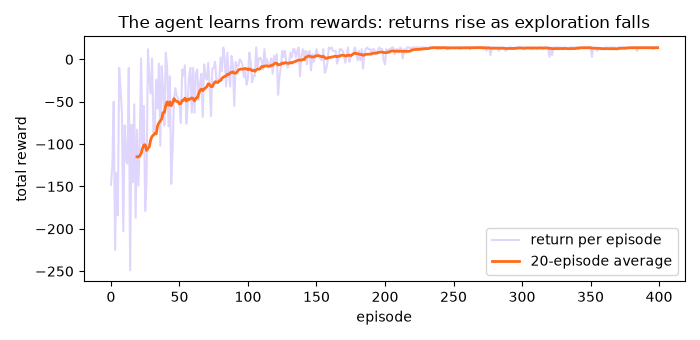

This chart was generated by the following Python code:
"""
Session 14 · Example 3: reinforcement learning - Q-learning in a grid world
---------------------------------------------------------------------------
An agent (a delivery robot) starts at S and must reach the goal G on a 4 x 5
campus map. Walls (#) block movement; a puddle (~) costs -10; every step
costs -1; reaching G gives +20. Nobody tells the robot the route: it learns
from rewards by trial and error, updating a Q-table:
    Q[s, a] <- Q[s, a] + alpha * (reward + gamma * max Q[s', :] - Q[s, a])
Run:  python session-14_reinforcement_learning.py
"""
import matplotlib
matplotlib.use("Agg")
import matplotlib.pyplot as plt
import numpy as np

GRID = ["S..#.",
        ".#.~.",
        ".#...",
        "...#G"]
ROWS, COLS = len(GRID), len(GRID[0])
ACTIONS = {0: (-1, 0, "↑"), 1: (1, 0, "↓"), 2: (0, -1, "←"), 3: (0, 1, "→")}
start = (0, 0)

def step(state, action):
    dr, dc, _ = ACTIONS[action]
    r, c = state[0] + dr, state[1] + dc
    if not (0 <= r < ROWS and 0 <= c < COLS) or GRID[r][c] == "#":
        return state, -2, False                    # bumped into a wall or the edge
    cell = GRID[r][c]
    if cell == "G":
        return (r, c), 20, True
    return (r, c), (-10 if cell == "~" else -1), False

rng = np.random.default_rng(0)
Q = np.zeros((ROWS, COLS, 4))
alpha, gamma, episodes = 0.5, 0.95, 400
returns = []
for ep in range(episodes):
    epsilon = max(0.05, 1 - ep / 250)              # explore a lot first, then exploit
    state, total, done, steps = start, 0, False, 0
    while not done and steps < 100:
        if rng.random() < epsilon:
            action = int(rng.integers(4))           # explore: random action
        else:
            action = int(Q[state].argmax())          # exploit: best known action
        nxt, reward, done = step(state, action)
        Q[state][action] += alpha * (reward + gamma * Q[nxt].max() * (not done) - Q[state][action])
        state, total, steps = nxt, total + reward, steps + 1
    returns.append(total)

print(f"average return, first 50 episodes: {np.mean(returns[:50]):7.1f}")
print(f"average return, last 50 episodes : {np.mean(returns[-50:]):7.1f}")

print("\nLearned policy (best action in each cell):")
for r in range(ROWS):
    print("  " + " ".join(GRID[r][c] if GRID[r][c] in "#G" else ACTIONS[int(Q[r, c].argmax())][2] for c in range(COLS)))

state, path, done = start, [start], False
while not done and len(path) < 20:
    state, _, done = step(state, int(Q[state].argmax()))
    path.append(state)
print("greedy route:", " -> ".join(f"({r},{c})" for r, c in path), f"| {len(path) - 1} steps, puddle avoided:",
      all(GRID[r][c] != "~" for r, c in path))

fig, ax = plt.subplots(figsize=(7, 3.4))
smooth = np.convolve(returns, np.ones(20) / 20, mode="valid")
ax.plot(returns, color="#A78BFA", alpha=0.35, label="return per episode")
ax.plot(range(19, episodes), smooth, color="#FF6B1A", lw=2, label="20-episode average")
ax.set_xlabel("episode"); ax.set_ylabel("total reward"); ax.legend()
ax.set_title("The agent learns from rewards: returns rise as exploration falls")
fig.tight_layout(); fig.savefig("session-14_reinforcement_learning.png", dpi=100)
print("Saved session-14_reinforcement_learning.png")
